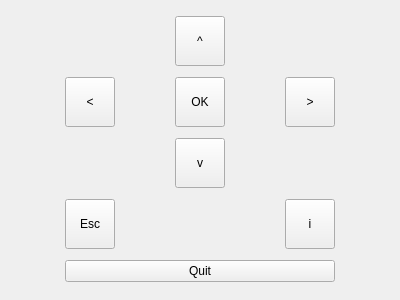
<?xml version="1.0" encoding="UTF-8"?>
<ui version="4.0">
 <class>RemoteControl</class>
 <widget class="QWidget" name="RemoteControl">
  <property name="geometry">
   <rect>
    <x>0</x>
    <y>0</y>
    <width>400</width>
    <height>300</height>
   </rect>
  </property>
  <property name="windowTitle">
   <string>Remote Control</string>
  </property>
  <layout class="QGridLayout" name="gridLayout">
   <item row="0" column="1">
    <widget class="QToolButton" name="upButton">
     <property name="minimumSize">
      <size>
       <width>50</width>
       <height>50</height>
      </size>
     </property>
     <property name="text">
      <string>^</string>
     </property>
     <property name="autoRepeat">
      <bool>true</bool>
     </property>
    </widget>
   </item>
   <item row="1" column="0">
    <widget class="QToolButton" name="leftButton">
     <property name="minimumSize">
      <size>
       <width>50</width>
       <height>50</height>
      </size>
     </property>
     <property name="text">
      <string>&lt;</string>
     </property>
     <property name="autoRepeat">
      <bool>true</bool>
     </property>
    </widget>
   </item>
   <item row="1" column="1">
    <widget class="QToolButton" name="okButton">
     <property name="minimumSize">
      <size>
       <width>50</width>
       <height>50</height>
      </size>
     </property>
     <property name="text">
      <string>OK</string>
     </property>
     <property name="autoRepeat">
      <bool>true</bool>
     </property>
    </widget>
   </item>
   <item row="1" column="2">
    <widget class="QToolButton" name="rightButton">
     <property name="minimumSize">
      <size>
       <width>50</width>
       <height>50</height>
      </size>
     </property>
     <property name="text">
      <string>&gt;</string>
     </property>
     <property name="autoRepeat">
      <bool>true</bool>
     </property>
    </widget>
   </item>
   <item row="2" column="1">
    <widget class="QToolButton" name="downButton">
     <property name="minimumSize">
      <size>
       <width>50</width>
       <height>50</height>
      </size>
     </property>
     <property name="text">
      <string>v</string>
     </property>
     <property name="autoRepeat">
      <bool>true</bool>
     </property>
    </widget>
   </item>
   <item row="3" column="0">
    <widget class="QToolButton" name="escButton">
     <property name="minimumSize">
      <size>
       <width>50</width>
       <height>50</height>
      </size>
     </property>
     <property name="text">
      <string>Esc</string>
     </property>
     <property name="autoRepeat">
      <bool>true</bool>
     </property>
    </widget>
   </item>
   <item row="3" column="2">
    <widget class="QToolButton" name="infoButton">
     <property name="minimumSize">
      <size>
       <width>50</width>
       <height>50</height>
      </size>
     </property>
     <property name="text">
      <string>i</string>
     </property>
     <property name="autoRepeat">
      <bool>true</bool>
     </property>
    </widget>
   </item>
   <item row="4" column="0" colspan="3">
    <widget class="QPushButton" name="quitButton">
     <property name="text">
      <string>Quit</string>
     </property>
    </widget>
   </item>
  </layout>
 </widget>
 <resources/>
 <connections/>
</ui>
